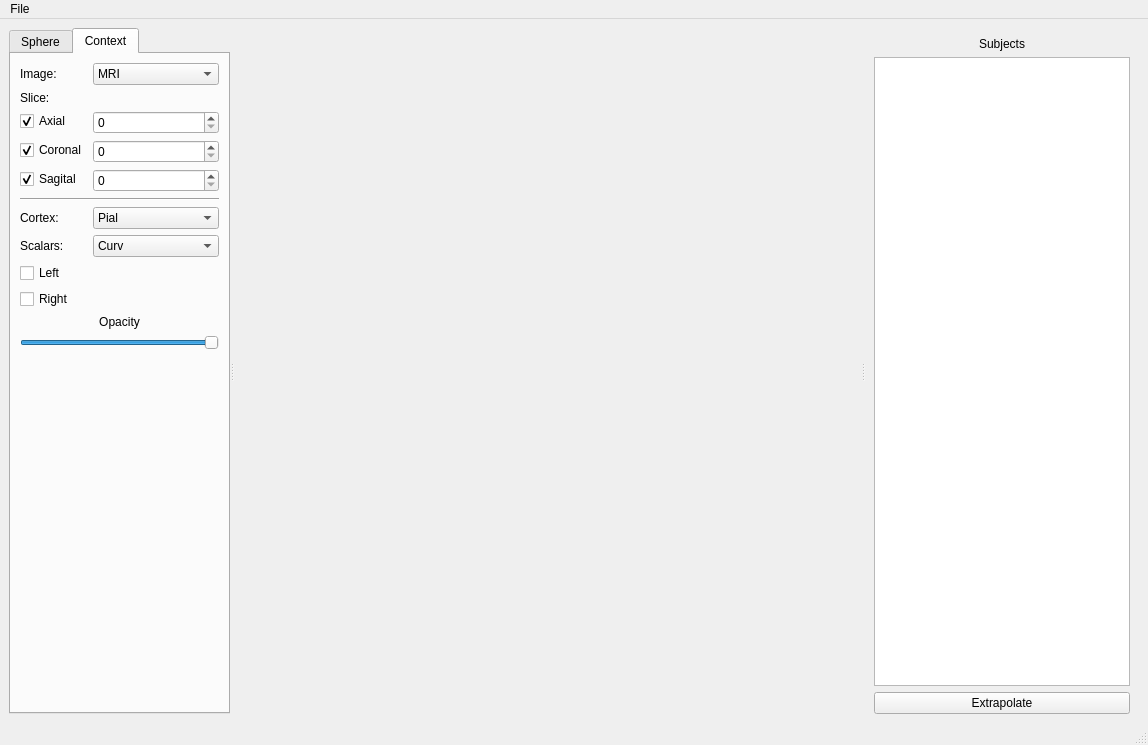
<?xml version="1.0" encoding="UTF-8"?>
<ui version="4.0">
 <class>RoiBuildApp</class>
 <widget class="QMainWindow" name="RoiBuildApp">
  <property name="geometry">
   <rect>
    <x>0</x>
    <y>0</y>
    <width>1148</width>
    <height>745</height>
   </rect>
  </property>
  <property name="windowTitle">
   <string>MainWindow</string>
  </property>
  <widget class="QWidget" name="centralwidget">
   <layout class="QHBoxLayout" name="horizontalLayout">
    <item>
     <widget class="QSplitter" name="splitter">
      <property name="orientation">
       <enum>Qt::Horizontal</enum>
      </property>
      <widget class="QTabWidget" name="ContextTab">
       <property name="sizePolicy">
        <sizepolicy hsizetype="MinimumExpanding" vsizetype="Expanding">
         <horstretch>0</horstretch>
         <verstretch>0</verstretch>
        </sizepolicy>
       </property>
       <property name="currentIndex">
        <number>1</number>
       </property>
       <widget class="QWidget" name="tab">
        <attribute name="title">
         <string>Sphere</string>
        </attribute>
        <layout class="QFormLayout" name="formLayout_3">
         <property name="fieldGrowthPolicy">
          <enum>QFormLayout::AllNonFixedFieldsGrow</enum>
         </property>
         <item row="0" column="0">
          <widget class="QLabel" name="label_8">
           <property name="text">
            <string>Sphere:</string>
           </property>
           <property name="buddy">
            <cstring>sphere_name</cstring>
           </property>
          </widget>
         </item>
         <item row="0" column="1">
          <widget class="QLineEdit" name="sphere_name">
           <property name="text">
            <string>??????</string>
           </property>
           <property name="readOnly">
            <bool>true</bool>
           </property>
          </widget>
         </item>
         <item row="1" column="0">
          <widget class="QLabel" name="label_9">
           <property name="text">
            <string>Coords:</string>
           </property>
           <property name="buddy">
            <cstring>sphere_space</cstring>
           </property>
          </widget>
         </item>
         <item row="1" column="1">
          <widget class="QLineEdit" name="sphere_space">
           <property name="text">
            <string>World</string>
           </property>
           <property name="readOnly">
            <bool>true</bool>
           </property>
          </widget>
         </item>
         <item row="2" column="0">
          <spacer name="verticalSpacer_2">
           <property name="orientation">
            <enum>Qt::Vertical</enum>
           </property>
           <property name="sizeHint" stdset="0">
            <size>
             <width>20</width>
             <height>40</height>
            </size>
           </property>
          </spacer>
         </item>
         <item row="3" column="0" colspan="2">
          <widget class="Line" name="line_2">
           <property name="orientation">
            <enum>Qt::Horizontal</enum>
           </property>
          </widget>
         </item>
         <item row="4" column="0" colspan="2">
          <widget class="QLabel" name="subject_sphere_label">
           <property name="font">
            <font>
             <weight>75</weight>
             <bold>true</bold>
            </font>
           </property>
           <property name="text">
            <string>Subject</string>
           </property>
           <property name="alignment">
            <set>Qt::AlignCenter</set>
           </property>
          </widget>
         </item>
         <item row="5" column="0">
          <widget class="QLabel" name="label_7">
           <property name="text">
            <string>Radius:</string>
           </property>
           <property name="buddy">
            <cstring>sphere_radius</cstring>
           </property>
          </widget>
         </item>
         <item row="5" column="1">
          <widget class="QDoubleSpinBox" name="sphere_radius">
           <property name="locale">
            <locale language="English" country="UnitedStates"/>
           </property>
           <property name="minimum">
            <double>1.000000000000000</double>
           </property>
           <property name="maximum">
            <double>1000.000000000000000</double>
           </property>
           <property name="value">
            <double>10.000000000000000</double>
           </property>
          </widget>
         </item>
         <item row="6" column="0">
          <widget class="QLabel" name="label_3">
           <property name="text">
            <string>Center:</string>
           </property>
          </widget>
         </item>
         <item row="7" column="0">
          <widget class="QLabel" name="label_4">
           <property name="text">
            <string>x</string>
           </property>
           <property name="buddy">
            <cstring>sphere_x</cstring>
           </property>
          </widget>
         </item>
         <item row="7" column="1">
          <widget class="QDoubleSpinBox" name="sphere_x">
           <property name="locale">
            <locale language="English" country="UnitedStates"/>
           </property>
           <property name="minimum">
            <double>-1000.000000000000000</double>
           </property>
           <property name="maximum">
            <double>1000.000000000000000</double>
           </property>
          </widget>
         </item>
         <item row="8" column="0">
          <widget class="QLabel" name="label_5">
           <property name="text">
            <string>y</string>
           </property>
           <property name="buddy">
            <cstring>sphere_y</cstring>
           </property>
          </widget>
         </item>
         <item row="8" column="1">
          <widget class="QDoubleSpinBox" name="sphere_y">
           <property name="locale">
            <locale language="English" country="UnitedStates"/>
           </property>
           <property name="minimum">
            <double>-1000.000000000000000</double>
           </property>
           <property name="maximum">
            <double>1000.000000000000000</double>
           </property>
          </widget>
         </item>
         <item row="9" column="0">
          <widget class="QLabel" name="label_6">
           <property name="text">
            <string>z</string>
           </property>
           <property name="buddy">
            <cstring>sphere_z</cstring>
           </property>
          </widget>
         </item>
         <item row="9" column="1">
          <widget class="QDoubleSpinBox" name="sphere_z">
           <property name="locale">
            <locale language="English" country="UnitedStates"/>
           </property>
           <property name="minimum">
            <double>-1000.000000000000000</double>
           </property>
           <property name="maximum">
            <double>1000.000000000000000</double>
           </property>
          </widget>
         </item>
         <item row="10" column="0" colspan="2">
          <widget class="QPushButton" name="copy_from_cursor_button">
           <property name="text">
            <string>Copy from cursor</string>
           </property>
          </widget>
         </item>
         <item row="13" column="0" colspan="2">
          <widget class="QPushButton" name="save_sphere">
           <property name="font">
            <font>
             <weight>75</weight>
             <bold>true</bold>
            </font>
           </property>
           <property name="text">
            <string>Save sphere</string>
           </property>
           <property name="autoDefault">
            <bool>true</bool>
           </property>
           <property name="default">
            <bool>true</bool>
           </property>
          </widget>
         </item>
         <item row="15" column="0" colspan="2">
          <widget class="Line" name="line">
           <property name="orientation">
            <enum>Qt::Horizontal</enum>
           </property>
          </widget>
         </item>
         <item row="17" column="0">
          <spacer name="verticalSpacer_4">
           <property name="orientation">
            <enum>Qt::Vertical</enum>
           </property>
           <property name="sizeHint" stdset="0">
            <size>
             <width>20</width>
             <height>40</height>
            </size>
           </property>
          </spacer>
         </item>
         <item row="18" column="0">
          <widget class="QLabel" name="label_10">
           <property name="text">
            <string>Opacity:</string>
           </property>
           <property name="buddy">
            <cstring>sphere_opac</cstring>
           </property>
          </widget>
         </item>
         <item row="19" column="0" colspan="2">
          <widget class="QSlider" name="sphere_opac">
           <property name="maximum">
            <number>100</number>
           </property>
           <property name="value">
            <number>100</number>
           </property>
           <property name="orientation">
            <enum>Qt::Horizontal</enum>
           </property>
          </widget>
         </item>
         <item row="20" column="0">
          <widget class="QLabel" name="label_11">
           <property name="text">
            <string>Color:</string>
           </property>
           <property name="buddy">
            <cstring>color_button</cstring>
           </property>
          </widget>
         </item>
         <item row="20" column="1">
          <widget class="QPushButton" name="color_button">
           <property name="enabled">
            <bool>true</bool>
           </property>
           <property name="text">
            <string>Select</string>
           </property>
          </widget>
         </item>
         <item row="21" column="0">
          <widget class="QLabel" name="label_12">
           <property name="text">
            <string>Repr:</string>
           </property>
           <property name="buddy">
            <cstring>sphere_rep</cstring>
           </property>
          </widget>
         </item>
         <item row="21" column="1">
          <widget class="QComboBox" name="sphere_rep">
           <item>
            <property name="text">
             <string>Solid</string>
            </property>
           </item>
           <item>
            <property name="text">
             <string>WireFrame</string>
            </property>
           </item>
          </widget>
         </item>
         <item row="22" column="1">
          <spacer name="verticalSpacer">
           <property name="orientation">
            <enum>Qt::Vertical</enum>
           </property>
           <property name="sizeHint" stdset="0">
            <size>
             <width>20</width>
             <height>40</height>
            </size>
           </property>
          </spacer>
         </item>
         <item row="23" column="1">
          <widget class="QCheckBox" name="show_fibers_check">
           <property name="text">
            <string>Show fibers</string>
           </property>
          </widget>
         </item>
        </layout>
       </widget>
       <widget class="QWidget" name="tab_2">
        <attribute name="title">
         <string>Context</string>
        </attribute>
        <layout class="QFormLayout" name="formLayout">
         <property name="fieldGrowthPolicy">
          <enum>QFormLayout::AllNonFixedFieldsGrow</enum>
         </property>
         <item row="0" column="0">
          <widget class="QLabel" name="label">
           <property name="text">
            <string>Image: </string>
           </property>
          </widget>
         </item>
         <item row="0" column="1">
          <widget class="QComboBox" name="image_combo">
           <item>
            <property name="text">
             <string>MRI</string>
            </property>
           </item>
           <item>
            <property name="text">
             <string>APARC</string>
            </property>
           </item>
           <item>
            <property name="text">
             <string>DTI</string>
            </property>
           </item>
          </widget>
         </item>
         <item row="3" column="0">
          <widget class="QCheckBox" name="axial_check">
           <property name="text">
            <string>Axial</string>
           </property>
           <property name="checked">
            <bool>true</bool>
           </property>
          </widget>
         </item>
         <item row="4" column="0">
          <widget class="QCheckBox" name="coronal_check">
           <property name="text">
            <string>Coronal</string>
           </property>
           <property name="checked">
            <bool>true</bool>
           </property>
          </widget>
         </item>
         <item row="5" column="0">
          <widget class="QCheckBox" name="sagital_check">
           <property name="text">
            <string>Sagital</string>
           </property>
           <property name="checked">
            <bool>true</bool>
           </property>
          </widget>
         </item>
         <item row="3" column="1">
          <widget class="QSpinBox" name="axial_slice"/>
         </item>
         <item row="4" column="1">
          <widget class="QSpinBox" name="coronal_slice"/>
         </item>
         <item row="5" column="1">
          <widget class="QSpinBox" name="sagital_slice"/>
         </item>
         <item row="2" column="0">
          <widget class="QLabel" name="label_2">
           <property name="text">
            <string>Slice:</string>
           </property>
          </widget>
         </item>
         <item row="6" column="0" colspan="2">
          <widget class="Line" name="line_3">
           <property name="orientation">
            <enum>Qt::Horizontal</enum>
           </property>
          </widget>
         </item>
         <item row="7" column="0">
          <widget class="QLabel" name="label_13">
           <property name="text">
            <string>Cortex:</string>
           </property>
          </widget>
         </item>
         <item row="7" column="1">
          <widget class="QComboBox" name="surface_combo">
           <item>
            <property name="text">
             <string>Pial</string>
            </property>
           </item>
           <item>
            <property name="text">
             <string>White</string>
            </property>
           </item>
          </widget>
         </item>
         <item row="9" column="0">
          <widget class="QCheckBox" name="left_cortex_check">
           <property name="text">
            <string>Left</string>
           </property>
          </widget>
         </item>
         <item row="8" column="0">
          <widget class="QLabel" name="label_14">
           <property name="text">
            <string>Scalars:</string>
           </property>
          </widget>
         </item>
         <item row="8" column="1">
          <widget class="QComboBox" name="scalar_combo">
           <item>
            <property name="text">
             <string>Curv</string>
            </property>
           </item>
           <item>
            <property name="text">
             <string>Average  curv.</string>
            </property>
           </item>
           <item>
            <property name="text">
             <string>Area</string>
            </property>
           </item>
           <item>
            <property name="text">
             <string>Thickness</string>
            </property>
           </item>
           <item>
            <property name="text">
             <string>Sulc</string>
            </property>
           </item>
           <item>
            <property name="text">
             <string>Parcellation</string>
            </property>
           </item>
           <item>
            <property name="text">
             <string>Parcellation 2009</string>
            </property>
           </item>
           <item>
            <property name="text">
             <string>Broadman Area</string>
            </property>
           </item>
          </widget>
         </item>
         <item row="10" column="0">
          <widget class="QCheckBox" name="right_cortex_check">
           <property name="text">
            <string>Right</string>
           </property>
          </widget>
         </item>
         <item row="11" column="0" colspan="2">
          <widget class="QLabel" name="label_16">
           <property name="text">
            <string>Opacity</string>
           </property>
           <property name="alignment">
            <set>Qt::AlignCenter</set>
           </property>
          </widget>
         </item>
         <item row="12" column="0" colspan="2">
          <widget class="QSlider" name="cortex_opac">
           <property name="maximum">
            <number>100</number>
           </property>
           <property name="value">
            <number>100</number>
           </property>
           <property name="tracking">
            <bool>false</bool>
           </property>
           <property name="orientation">
            <enum>Qt::Horizontal</enum>
           </property>
          </widget>
         </item>
        </layout>
       </widget>
      </widget>
      <widget class="QFrame" name="frame">
       <property name="sizePolicy">
        <sizepolicy hsizetype="Expanding" vsizetype="Preferred">
         <horstretch>10</horstretch>
         <verstretch>0</verstretch>
        </sizepolicy>
       </property>
       <property name="minimumSize">
        <size>
         <width>600</width>
         <height>0</height>
        </size>
       </property>
       <property name="frameShape">
        <enum>QFrame::NoFrame</enum>
       </property>
       <property name="frameShadow">
        <enum>QFrame::Raised</enum>
       </property>
       <layout class="QVBoxLayout" name="verticalLayout_2">
        <property name="leftMargin">
         <number>0</number>
        </property>
        <property name="topMargin">
         <number>0</number>
        </property>
        <property name="rightMargin">
         <number>0</number>
        </property>
        <property name="bottomMargin">
         <number>0</number>
        </property>
        <item>
         <widget class="QFrame" name="vtk_frame">
          <property name="sizePolicy">
           <sizepolicy hsizetype="Ignored" vsizetype="Preferred">
            <horstretch>0</horstretch>
            <verstretch>0</verstretch>
           </sizepolicy>
          </property>
          <property name="frameShape">
           <enum>QFrame::NoFrame</enum>
          </property>
          <property name="frameShadow">
           <enum>QFrame::Raised</enum>
          </property>
         </widget>
        </item>
       </layout>
      </widget>
      <widget class="QFrame" name="frame_2">
       <property name="sizePolicy">
        <sizepolicy hsizetype="MinimumExpanding" vsizetype="Preferred">
         <horstretch>0</horstretch>
         <verstretch>0</verstretch>
        </sizepolicy>
       </property>
       <property name="frameShape">
        <enum>QFrame::NoFrame</enum>
       </property>
       <property name="frameShadow">
        <enum>QFrame::Raised</enum>
       </property>
       <layout class="QVBoxLayout" name="verticalLayout">
        <property name="bottomMargin">
         <number>0</number>
        </property>
        <item>
         <widget class="QLabel" name="label_15">
          <property name="text">
           <string>Subjects</string>
          </property>
          <property name="alignment">
           <set>Qt::AlignCenter</set>
          </property>
         </widget>
        </item>
        <item>
         <widget class="QListView" name="subjects_list">
          <property name="alternatingRowColors">
           <bool>true</bool>
          </property>
          <property name="selectionBehavior">
           <enum>QAbstractItemView::SelectRows</enum>
          </property>
         </widget>
        </item>
        <item>
         <widget class="QPushButton" name="extrapolate_button">
          <property name="text">
           <string>Extrapolate</string>
          </property>
         </widget>
        </item>
       </layout>
      </widget>
     </widget>
    </item>
   </layout>
  </widget>
  <widget class="QMenuBar" name="menubar">
   <property name="geometry">
    <rect>
     <x>0</x>
     <y>0</y>
     <width>1148</width>
     <height>26</height>
    </rect>
   </property>
   <widget class="QMenu" name="menuFile">
    <property name="title">
     <string>File</string>
    </property>
    <addaction name="actionSave_Scenario"/>
    <addaction name="actionLoad_Scenario"/>
    <addaction name="separator"/>
    <addaction name="actionSave_sphere_as"/>
   </widget>
   <addaction name="menuFile"/>
  </widget>
  <widget class="QStatusBar" name="statusbar"/>
  <action name="actionSave_Scenario">
   <property name="text">
    <string>Save Scenario</string>
   </property>
  </action>
  <action name="actionLoad_Scenario">
   <property name="text">
    <string>Load Scenario</string>
   </property>
  </action>
  <action name="actionSave_sphere_as">
   <property name="text">
    <string>Save sphere as...</string>
   </property>
  </action>
 </widget>
 <resources/>
 <connections/>
</ui>
